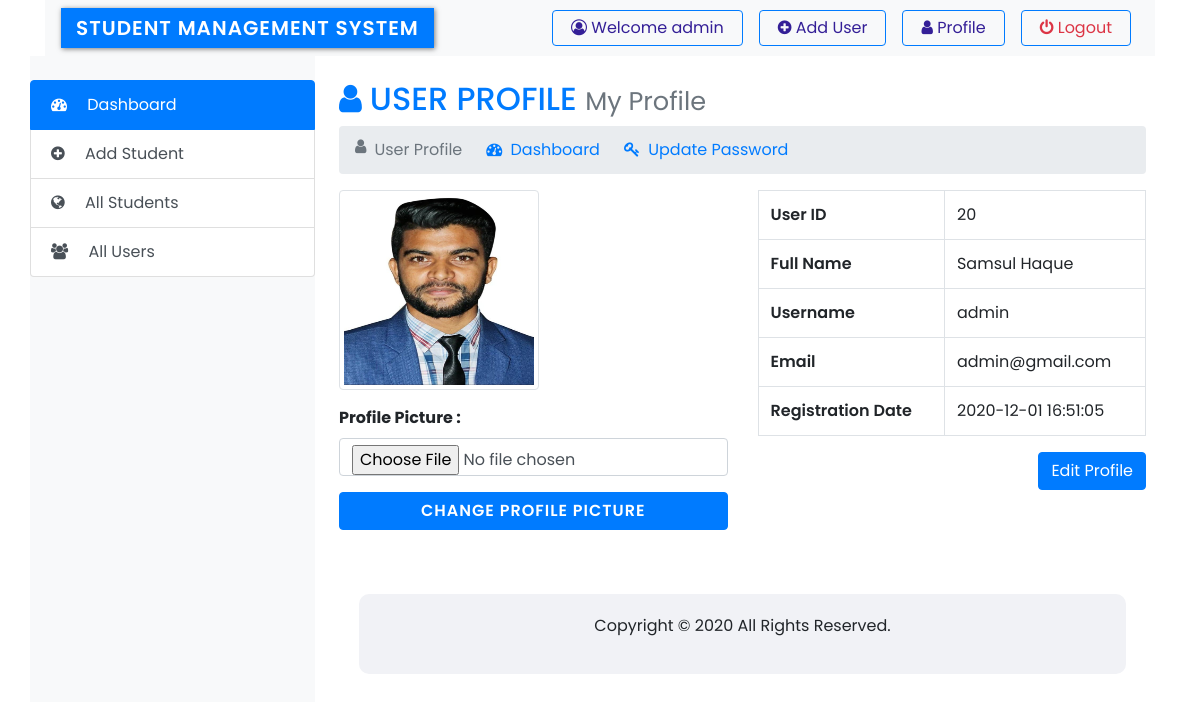
The page /admin/profile.php (signed in) on the database its author committed.
### tables this page shows
CREATE TABLE `user` (
  `id` int(11) NOT NULL,
  `name` varchar(50) NOT NULL,
  `username` varchar(50) NOT NULL,
  `email` varchar(255) NOT NULL,
  `password` varchar(255) NOT NULL,
  `photo` varchar(255) NOT NULL,
  `date` timestamp NOT NULL DEFAULT current_timestamp()
);

### admin/profile.php (the view, shortened to what this page needs)
<?php
require("header.php");
require("sidebar.php");
$uid = $_SESSION['USER_ID'];
?>
<div class="col-sm-9 p-4">
	<div class="content">
		<h2 class="text-primary"><i class="fa fa-user mr-2" aria-hidden="true"></i></i>USER PROFILE <small class="text-secondary">My Profile</small></h2>
		<nav aria-label="breadcrumb">
			<ol class="breadcrumb">
				<li class="breadcrumb-item active" aria-current="page"><i class="fa fa-user mr-2" aria-hidden="true"></i>User Profile</li>
				<li class="ml-4"><a href="index.php"><i class="fa fa-tachometer mr-1" aria-hidden="true"></i> Dashboard</a></li>
				<li class="ml-4"><a href="update_pass.php?pid=<?php echo base64_encode($_SESSION['USER_ID']) ; ?>"><i class="fa fa-key mr-1" aria-hidden="true"></i> Update Password</a></li>
			</ol>
		</nav>
		<?php
			$sql1 = "SELECT * FROM `user` WHERE `id` = '{$uid}'";
			$result1 = mysqli_query($con,$sql1) or die("Query Unsuccessful.");
			$row1 = mysqli_fetch_assoc($result1);
		?>
		<div class="row">
			<div class="col-sm-6">
				<div style="height: 200px; width: 200px;">
					<img style="height: 100%; width: 100%;" src="upload/<?php echo $row1['photo']; ?>" class="img-thumbnail" alt="">
				</div>
				<form class="mt-3" action="edit_pic.php" method="POST" enctype="multipart/form-data">
					<div  class="form-group">
						<label class="font-weight-bold" for="new-image">Profile Picture : </label>
						<input type="file" name="photo" class="form-control" required id="photo">
					</div>
					<div class="form-group">
						<input type="submit" name="submit" value="Change profile picture" class="btn btn-primary btn-block text-uppercase" style="letter-spacing: 1px; font-weight: 600;">
					</div>
				</form>
			</div>
			<div class="col-sm-6">
				<div class="table-responsive">
					<table class="table table-bordered">
						<form action="">
						<tr>
							<td style="font-weight:600;">User ID</td>
							<td>
								<?php
								echo $row1['id'];
								?>
							</td>
						</tr>
						<tr>
							<td style="font-weight:600;">Full Name</td>
							<td><?php echo ucwords($row1['name']);  ?></td>
						</tr>
						<tr>
							<td style="font-weight:600;">Username</td>
							<td><?php echo $row1['username']; ?></td>
						</tr>
						<tr>
							<td style="font-weight:600;">Email</td>
							<td><?php echo $row1['email']; ?></td>
						</tr>
						<tr>
							<td style="font-weight:600;">Registration Date</td>
							<td><?php echo $row1['date']; ?></td>
						</tr>
					</table>
					<a href="edit_profile.php?eid=<?php echo base64_encode($row1['id']); ?>" class="btn btn-primary float-right">Edit Profile</a>
				</div>
			</div>
		</div>
	</div>
	<footer id="footer" class="mt-5">
		<p>Copyright &copy; <?php echo Date('Y') ?> All Rights Reserved.  </p>
	</footer>
</div>
<?php require("footer.php"); ?>

### css/style.css (style rules this page uses)
* { outline: 0; margin: 0; padding: 0; box-sizing: border-box; font-family: 'Poppins', sans-serif; }
#footer { padding: 20px; margin: 20px; display: flex; justify-content: center; align-items: center; background-color: #f1f2f6; border-radius: 10px; }

### rows shown on the page
user: photo (picture), id "20", name "Samsul Haque", username "admin", email "admin@gmail.com", date "2020-12-01 16:51:05"

### other values the page prints
$_SESSION['USER_NAME'] "admin"
Date('Y') "2020"
